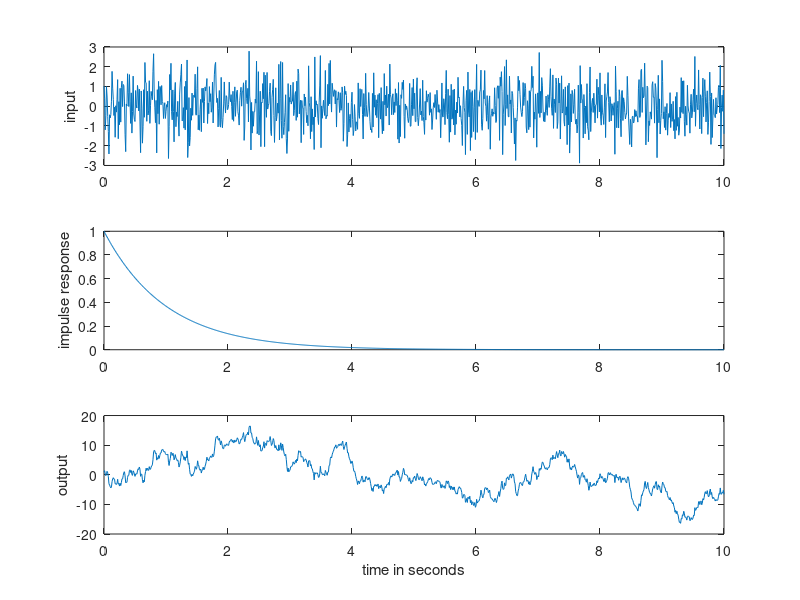

Reproduce this figure in MATLAB.
% convolex.m: example of numerical convolution
Ts=1/100; time=10;        % sampling interval and total time
t=0:Ts:time;              % create time vector
x=zeros(size(t));
size_t = size(t);
x=randn(1,size_t(2));         % Ts points of noise for time seconds
h=exp(-t);                % define impulse response        
y=conv(h,x);              % do convolution
subplot(3,1,1), plot(t,x) % and plot
subplot(3,1,2), plot(t,h)
subplot(3,1,3), plot(t,y(1:length(t)))

% actual commands used to draw figure:
subplot(3,1,1), plot(t,x)
ylabel('input')
subplot(3,1,2), plot(t,h)
ylabel('impulse response')
subplot(3,1,3), plot(t,y(1:length(t)))
ylabel('output')
xlabel('time in seconds')

